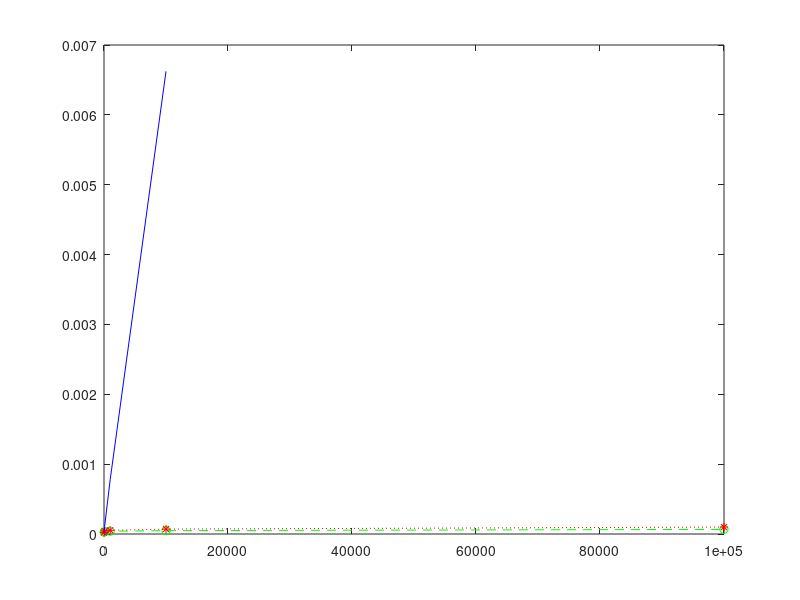

Write MATLAB code to recreate this figure.
ls = [2.66097199 3.49640699 4.00194699 4.820694000 6.62719499]./100000;
plot([10 100 1000 10000 100000], ls, '--go');
hold on;
ls = [2.048737 4.163335000 5.3366500 7.00055099 9.9498200]./100000;
plot([10 100 1000 10000 100000], ls, ':r*');
hold on;
ls = [1.796219 10.82108800 78.029538 662.336615]./100000;
plot([10 100 1000 10000], ls, 'b');